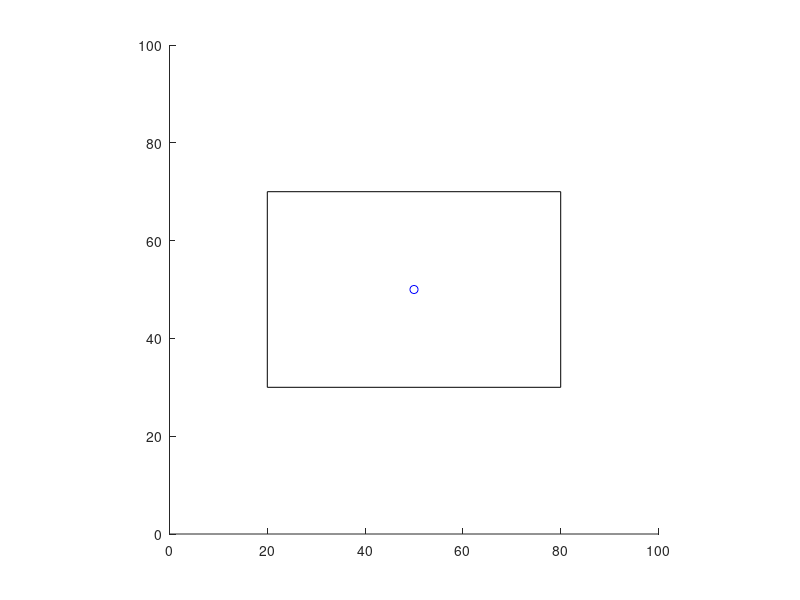
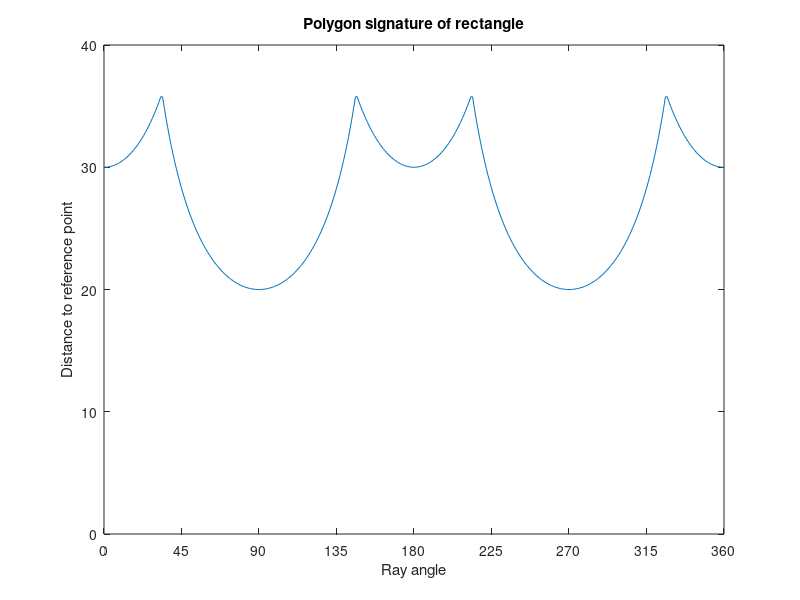

MATLAB code to generate these figures, in order:
%DEMO_POLYGONSIGNATURE_RECTANGLE  One-line description here, please.
%
%   output = demo_polygonSignature_rectangle(input)
%
%   Example
%   demo_polygonSignature_rectangle
%
%   See also
%
 
% ------
% Author: David Legland
% e-mail: david.legland@inrae.fr
% INRAE - BIA Research Unit - BIBS Platform (Nantes)
% Created: 2023-12-20,    using Matlab 23.2.0.2409890 (R2023b) Update 3
% Copyright 2023 INRAE.


%% Input data

rect = [20 30  60 40];
poly = rectToPolygon(rect);
refPoint = [50 50];

figure; hold on; axis equal; axis([0 100 0 100]);
drawPolygon(poly, 'k');
drawPoint(refPoint, 'bo');

print(gcf, 'polygonSignature_rectangle_init.png', '-dpng');

%% compute signature

angles = 0:360;
signature = polygonSignature(poly, angles, refPoint);

figure; set(gca, 'fontsize', 14);
plot(angles, signature);
xlim(angles([1 end]));
set(gca, 'XTick', 0:45:360);
ylim([0 40]);
xlabel('Ray angle');
ylabel('Distance to reference point');
title('Polygon signature of rectangle')

print(gcf, 'polygonSignature_rectangle_signature.png', '-dpng');
